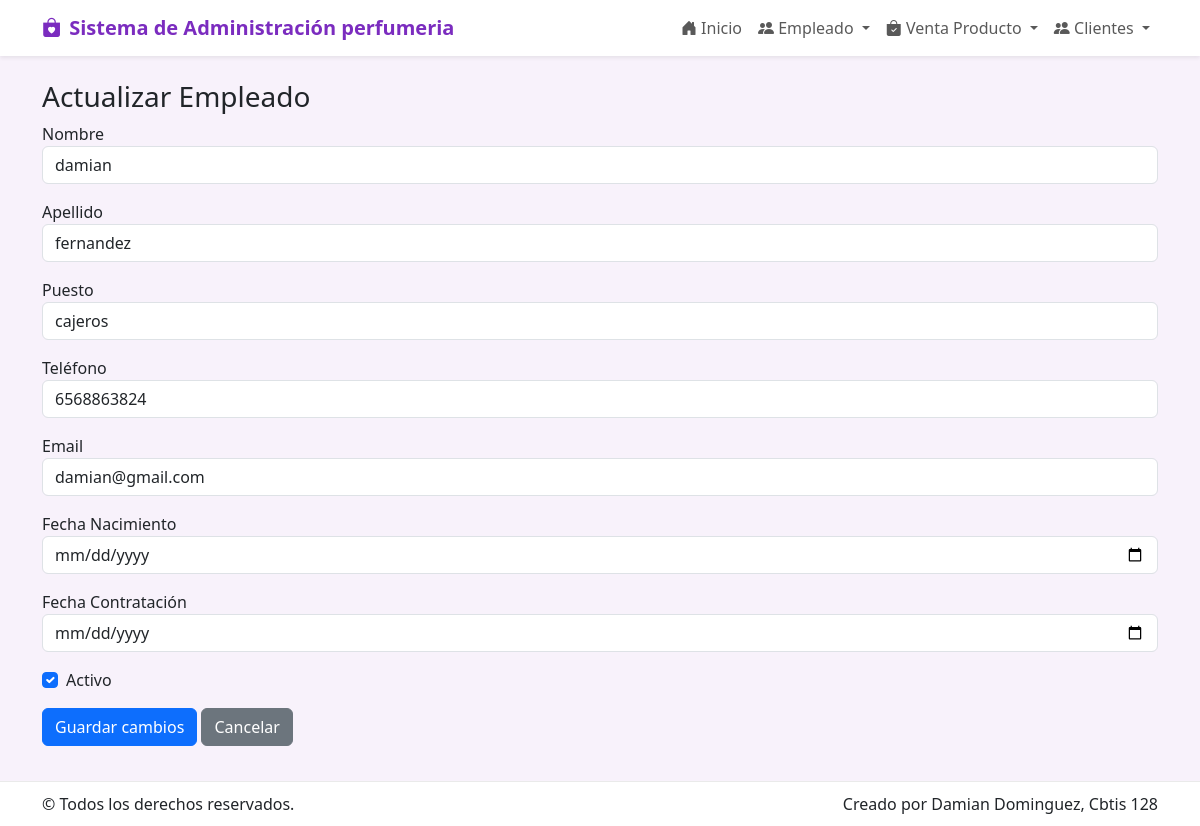
Page /empleado/actualizar/9/ on the earlier database version.
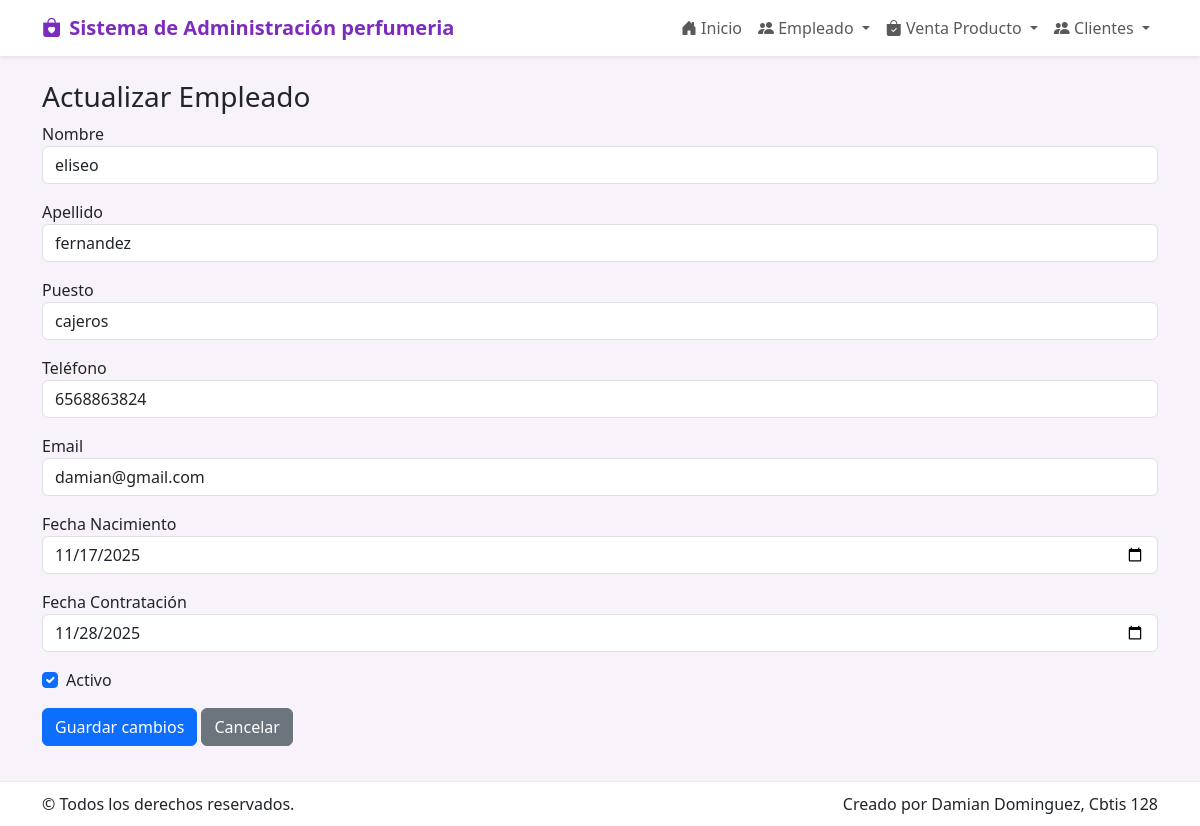
Same page on the later database version.
### app_perfumeria/models.py (models this page shows, shortened)
class Empleado(models.Model):
    nombre = models.CharField(max_length=100)
    apellido = models.CharField(max_length=100)
    puesto = models.CharField(max_length=100)
    telefono = models.CharField(max_length=20, blank=True, null=True)
    email = models.EmailField(blank=True, null=True)
    fecha_nacimiento = models.DateField(blank=True, null=True)        # Campo editable
    fecha_contratacion = models.DateField(blank=True, null=True)      # Campo editable
    activo = models.BooleanField(default=True)

### app_perfumeria/views.py (the view, shortened to what this page needs)
# urls.py: path('empleado/actualizar/<int:empleado_id>/', views.actualizar_empleado, name='actualizar_empleado'),
def actualizar_empleado(request, empleado_id):
    empleado = get_object_or_404(Empleado, id=empleado_id)
    return render(request, 'empleado/actualizar_empleado.html', {'empleado': empleado})

### app_perfumeria/templates/empleado/actualizar_empleado.html (shortened to what this page needs)
{% extends 'base.html' %}
{% block content %}
<h3>Actualizar Empleado</h3>
<form method="POST" action="{% url 'actualizar_empleado' empleado.id %}">
  <div class="mb-3">
    <label>Nombre</label>
    <input class="form-control" name="nombre" value="{{ empleado.nombre }}" required>
  </div>
  <div class="mb-3">
    <label>Apellido</label>
    <input class="form-control" name="apellido" value="{{ empleado.apellido }}" required>
  </div>
  <div class="mb-3">
    <label>Puesto</label>
    <input class="form-control" name="puesto" value="{{ empleado.puesto }}">
  </div>
  <div class="mb-3">
    <label>Teléfono</label>
    <input class="form-control" name="telefono" value="{{ empleado.telefono }}">
  </div>
  <div class="mb-3">
    <label>Email</label>
    <input type="email" class="form-control" name="email" value="{{ empleado.email }}">
  </div>
  <div class="mb-3">
    <label>Fecha Nacimiento</label>
    <input type="date" class="form-control" name="fecha_nacimiento"
           value="{{ empleado.fecha_nacimiento|date:'Y-m-d' }}">
  </div>
  <div class="mb-3">
    <label>Fecha Contratación</label>
    <input type="date" class="form-control" name="fecha_contratacion"
           value="{{ empleado.fecha_contratacion|date:'Y-m-d' }}">
  </div>
  <div class="form-check mb-3">
    <input type="checkbox" class="form-check-input" id="activo" name="activo" {% if empleado.activo %}checked{% endif %}>
    <label class="form-check-label" for="activo">Activo</label>
  </div>
  <button class="btn btn-primary">Guardar cambios</button>
  <a class="btn btn-secondary" href="{% url 'ver_empleado' %}">Cancelar</a>
</form>
{% endblock %}

Differences in the rows shown:
changed Empleado "fernandez": nombre "damian" → "eliseo"; fecha_nacimiento (not shown) → "11/17/2025"; fecha_contratacion (not shown) → "11/28/2025"
